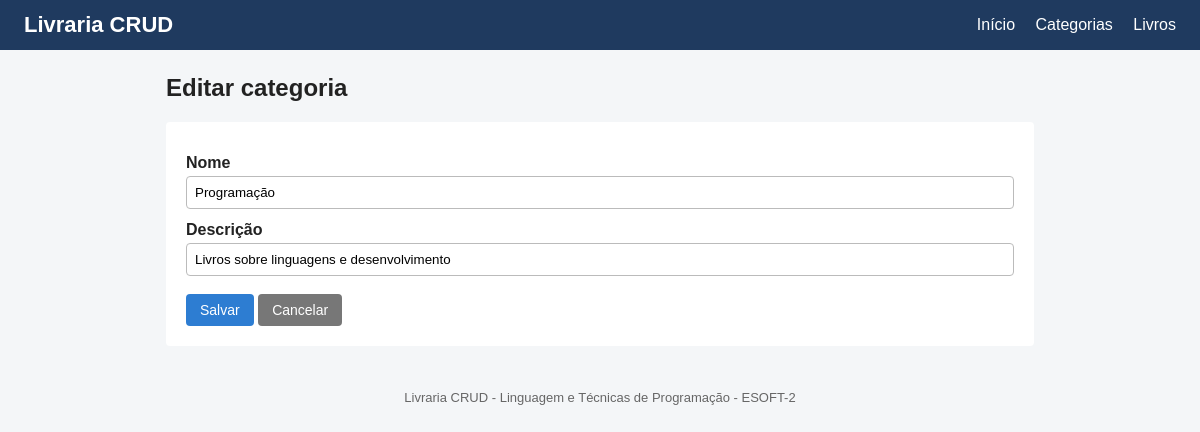
Page /views/categorias/form.php?id=1 on the committed database.
### tables this page shows
CREATE TABLE IF NOT EXISTS categorias (
    id        INT AUTO_INCREMENT PRIMARY KEY,
    nome      VARCHAR(100) NOT NULL UNIQUE,
    descricao VARCHAR(255) NULL
);

### config/conexao.php (called while the page is built, shortened)
<?php
function conectar(): PDO
{
    static $pdo = null;
    if ($pdo === null) {
        try {
            $pdo = new PDO(
                'mysql:host=' . DB_HOST . ';dbname=' . DB_NOME . ';charset=utf8mb4',
                DB_USUARIO,
                DB_SENHA,
                [
                    PDO::ATTR_ERRMODE => PDO::ERRMODE_EXCEPTION,
                    PDO::ATTR_DEFAULT_FETCH_MODE => PDO::FETCH_ASSOC,
                ]
            );
        } catch (PDOException $e) {
            die('Erro ao conectar ao banco de dados: ' . $e->getMessage());
        }
    }
    return $pdo;
}
function e($texto): string
{
    return htmlspecialchars((string) $texto, ENT_QUOTES, 'UTF-8');
}

### models/Categoria.php (called while the page is built, shortened)
<?php
class Categoria
{
    private PDO $pdo;
    public function __construct(PDO $pdo)
    {
        $this->pdo = $pdo;
    }
    public function buscar(int $id)
    {
        $st = $this->pdo->prepare('SELECT id, nome, descricao FROM categorias WHERE id = ?');
        $st->execute([$id]);
        return $st->fetch();
    }
}

### views/categorias/form.php (the view, shortened to what this page needs)
<?php
require_once __DIR__ . '/../../config/conexao.php';
require_once __DIR__ . '/../../models/Categoria.php';
$id = (int) ($_GET['id'] ?? 0);
$cat = ['id' => 0, 'nome' => '', 'descricao' => ''];
if ($id > 0) {
    $encontrada = (new Categoria(conectar()))->buscar($id);
    $cat = $encontrada;
}
$titulo = $id > 0 ? 'Editar categoria' : 'Nova categoria';
require __DIR__ . '/../layout/header.php';
?>
<h2><?= e($titulo) ?></h2>
<form class="cadastro" method="post" action="<?= BASE_URL ?>controllers/CategoriaController.php?acao=salvar">
    <label for="nome">Nome</label>
    <input type="text" id="nome" name="nome" maxlength="100" value="<?= e($cat['nome']) ?>" required>
    <label for="descricao">Descrição</label>
    <input type="text" id="descricao" name="descricao" maxlength="255" value="<?= e($cat['descricao']) ?>">
    <div class="acoes">
        <button class="botao" type="submit">Salvar</button>
        <a class="botao cinza" href="listar.php">Cancelar</a>
    </div>
</form>
<?php require __DIR__ . '/../layout/footer.php'; ?>

### css/estilo.css (style rules this page uses)
* { box-sizing: border-box; }
body { margin: 0; font-family: Arial, sans-serif; background: #f4f6f8; color: #222; }
.botao { display: inline-block; background: #2d7dd2; color: #fff; border: 0; padding: 8px 14px; border-radius: 4px; text-decoration: none; cursor: pointer; font-size: 14px; }
.botao.cinza { background: #777; }
form.cadastro { background: #fff; padding: 20px; border-radius: 4px; }
form.cadastro label { display: block; margin: 12px 0 4px; font-weight: bold; }
form.cadastro input, form.cadastro select { width: 100%; padding: 8px; border: 1px solid #bbb; border-radius: 4px; }
form.cadastro .acoes { margin-top: 18px; }

### rows in the picture
categorias: nome "Programação", descricao "Livros sobre linguagens e desenvolvimento"

### other values in the picture
$titulo "Editar categoria"
